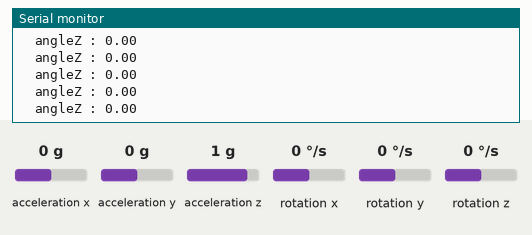
The sketch below on a simulated Arduino Uno, built with avr-gcc and run on an emulated ATmega328P. On the bench: the last lines printed to the serial monitor. Inputs (shaded band) come from the test bench; at power-on: rotation z 0 °/s, acceleration x 0 g, acceleration y 0 g, acceleration z 1 g, rotation x 0 °/s, rotation y 0 °/s.

Above: at 4.2 s.
4.3 s: rotation z set to -192 °/s
At 4.9 s:
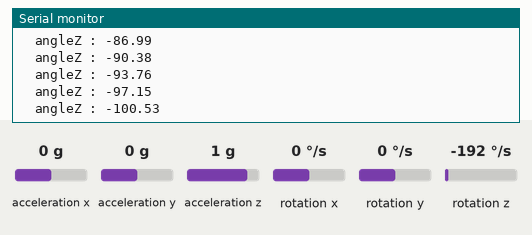
7.3 s: rotation z set to -100 °/s
At 8.2 s:
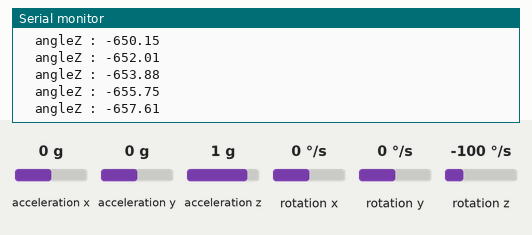
10.3 s: rotation z set to -192 °/s
At 11.4 s:
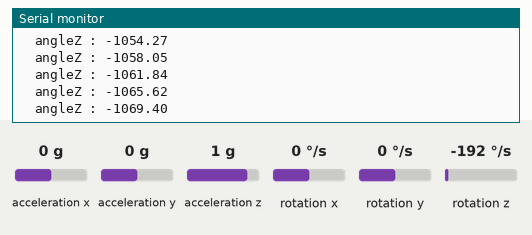
Timing chart, 0 to 13.3 s (numbered marks = the images above; inputs shaded):
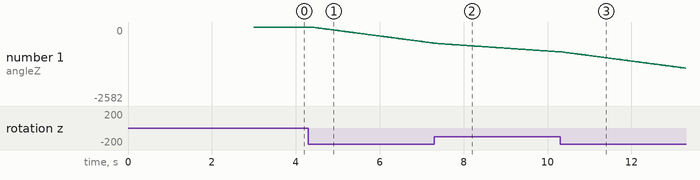

Measured:
- after the input at 4.3 s, the serial monitor: prints a new line after 0.07 s (image 1)
- plotted number 1: 0 → -562.86 after the input at 4.3 s

The sketch:

Angle.ino
```cpp
#include <Arduino.h>
#include <MPU6050_tockn.h>
#include <Wire.h>

MPU6050 mpu6050(Wire);
float prerror=0.0;
float error=0.0;
long timer = 0;

void setup() {
  Serial.begin(9600);
  Wire.begin();
  mpu6050.begin();
  mpu6050.calcGyroOffsets(true);
}

void loop() {
  mpu6050.update();


        float angle=mpu6050.getAngleZ();
//        Serial.print("\tgyroAngleZ : ");Serial.print(mpu6050.getGyroAngleZ());
        Serial.print("\tangleZ : ");Serial.print(angle);
        Serial.print("\n");


}
```
